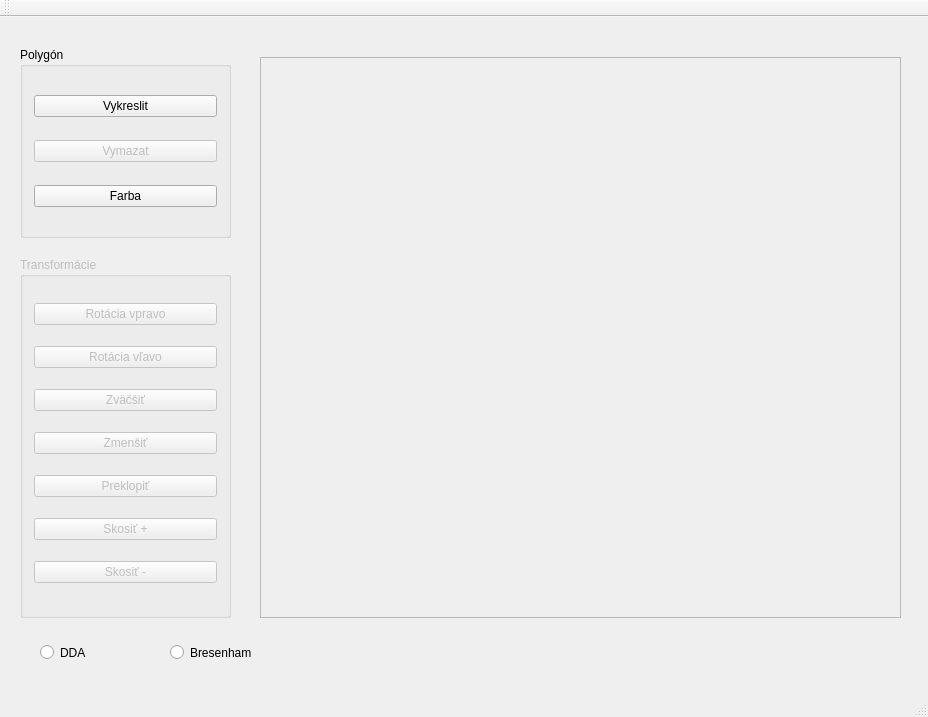
<?xml version="1.0" encoding="UTF-8"?>
<ui version="4.0">
 <class>TransformationClass</class>
 <widget class="QMainWindow" name="TransformationClass">
  <property name="geometry">
   <rect>
    <x>0</x>
    <y>0</y>
    <width>928</width>
    <height>717</height>
   </rect>
  </property>
  <property name="windowTitle">
   <string>Transformation</string>
  </property>
  <widget class="QWidget" name="centralWidget">
   <widget class="QGroupBox" name="groupBox">
    <property name="geometry">
     <rect>
      <x>20</x>
      <y>30</y>
      <width>211</width>
      <height>191</height>
     </rect>
    </property>
    <property name="title">
     <string>Polygón</string>
    </property>
    <layout class="QVBoxLayout" name="verticalLayout">
     <item>
      <widget class="QPushButton" name="draw">
       <property name="enabled">
        <bool>true</bool>
       </property>
       <property name="text">
        <string>Vykreslit</string>
       </property>
      </widget>
     </item>
     <item>
      <widget class="QPushButton" name="clear">
       <property name="enabled">
        <bool>false</bool>
       </property>
       <property name="text">
        <string>Vymazat</string>
       </property>
      </widget>
     </item>
     <item>
      <widget class="QPushButton" name="color">
       <property name="enabled">
        <bool>true</bool>
       </property>
       <property name="text">
        <string>Farba</string>
       </property>
      </widget>
     </item>
    </layout>
   </widget>
   <widget class="QGroupBox" name="groupBox_2">
    <property name="enabled">
     <bool>false</bool>
    </property>
    <property name="geometry">
     <rect>
      <x>20</x>
      <y>240</y>
      <width>211</width>
      <height>361</height>
     </rect>
    </property>
    <property name="title">
     <string>Transformácie</string>
    </property>
    <layout class="QVBoxLayout" name="verticalLayout_2">
     <item>
      <widget class="QPushButton" name="rotateRight">
       <property name="text">
        <string>Rotácia vpravo</string>
       </property>
      </widget>
     </item>
     <item>
      <widget class="QPushButton" name="rotateLeft">
       <property name="text">
        <string>Rotácia vľavo</string>
       </property>
      </widget>
     </item>
     <item>
      <widget class="QPushButton" name="zoomIn">
       <property name="text">
        <string>Zväčšiť</string>
       </property>
      </widget>
     </item>
     <item>
      <widget class="QPushButton" name="zoomOut">
       <property name="text">
        <string>Zmenšiť</string>
       </property>
      </widget>
     </item>
     <item>
      <widget class="QPushButton" name="flip">
       <property name="text">
        <string>Preklopiť</string>
       </property>
      </widget>
     </item>
     <item>
      <widget class="QPushButton" name="shearplus">
       <property name="text">
        <string>Skosiť +</string>
       </property>
      </widget>
     </item>
     <item>
      <widget class="QPushButton" name="shearminus">
       <property name="text">
        <string>Skosiť -</string>
       </property>
      </widget>
     </item>
    </layout>
   </widget>
   <widget class="QScrollArea" name="scrollArea">
    <property name="geometry">
     <rect>
      <x>260</x>
      <y>40</y>
      <width>641</width>
      <height>561</height>
     </rect>
    </property>
    <property name="widgetResizable">
     <bool>true</bool>
    </property>
    <property name="alignment">
     <set>Qt::AlignCenter</set>
    </property>
    <widget class="QWidget" name="scrollAreaWidgetContents">
     <property name="geometry">
      <rect>
       <x>0</x>
       <y>0</y>
       <width>639</width>
       <height>559</height>
      </rect>
     </property>
    </widget>
   </widget>
   <widget class="QRadioButton" name="radio1">
    <property name="geometry">
     <rect>
      <x>40</x>
      <y>620</y>
      <width>111</width>
      <height>31</height>
     </rect>
    </property>
    <property name="text">
     <string>DDA</string>
    </property>
   </widget>
   <widget class="QRadioButton" name="radio2">
    <property name="geometry">
     <rect>
      <x>170</x>
      <y>620</y>
      <width>101</width>
      <height>31</height>
     </rect>
    </property>
    <property name="text">
     <string>Bresenham</string>
    </property>
   </widget>
  </widget>
  <widget class="QMenuBar" name="menuBar">
   <property name="geometry">
    <rect>
     <x>0</x>
     <y>0</y>
     <width>928</width>
     <height>18</height>
    </rect>
   </property>
  </widget>
  <widget class="QToolBar" name="mainToolBar">
   <attribute name="toolBarArea">
    <enum>TopToolBarArea</enum>
   </attribute>
   <attribute name="toolBarBreak">
    <bool>false</bool>
   </attribute>
  </widget>
  <widget class="QStatusBar" name="statusBar"/>
 </widget>
 <layoutdefault spacing="6" margin="11"/>
 <resources>
  <include location="Transformation.qrc"/>
 </resources>
 <connections/>
</ui>
